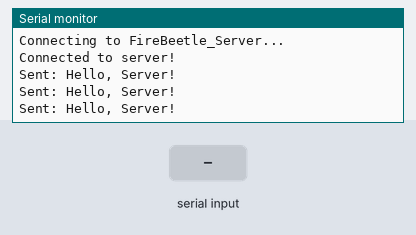
Recording of a sketch running on a simulated ESP32. Shown: the last lines printed to the serial monitor. Inputs (shaded band) come from the test bench. Nothing arrives over Bluetooth unless stated.

Above: at 10.8 s.
10.9 s: "1\n" received over the second serial link
At 15.7 s:
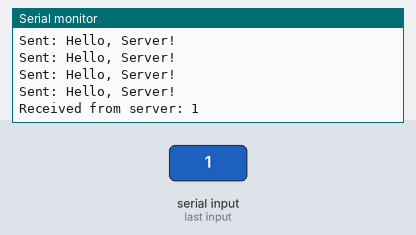
16.9 s: "0\n" received over the second serial link
At 20.7 s:
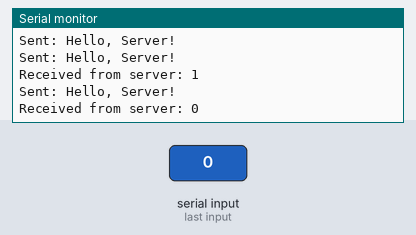
22.9 s: "2\n" received over the second serial link
At 25.7 s:
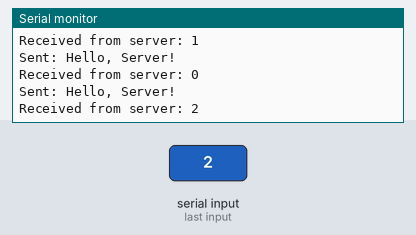

The sketch:

Client.ino
```cpp
#include <BluetoothSerial.h>

BluetoothSerial SerialBT;

void setup() {
  Serial.begin(115200);
  SerialBT.begin("FireBeetle_Client"); // Set the Bluetooth name
  Serial.println("Connecting to FireBeetle_Server...");

  if (SerialBT.connect("FireBeetle_Server")) {
    Serial.println("Connected to server!");
  } else {
    Serial.println("Failed to connect. Make sure the server is running.");
    while (true) {
      delay(1000);
    }
  }
}

void loop() {
  // Send a message to the server every 5 seconds
  String message = "Hello, Server!";
  SerialBT.println(message);
  Serial.print("Sent: ");
  Serial.println(message);

  // Wait for a response from the server
  if (SerialBT.available()) {
    String response = SerialBT.readStringUntil('\n');
    Serial.print("Received from server: ");
    Serial.println(response);
  }

  delay(5000);
}
```

Measured:
- after the input at 10.9 s, the serial monitor: prints a new line after 4.1 s (image 1)
- after the input at 16.9 s, the serial monitor: prints a new line after 3.1 s (image 2)
- after the input at 22.9 s, the serial monitor: prints a new line after 2.1 s (image 3)
